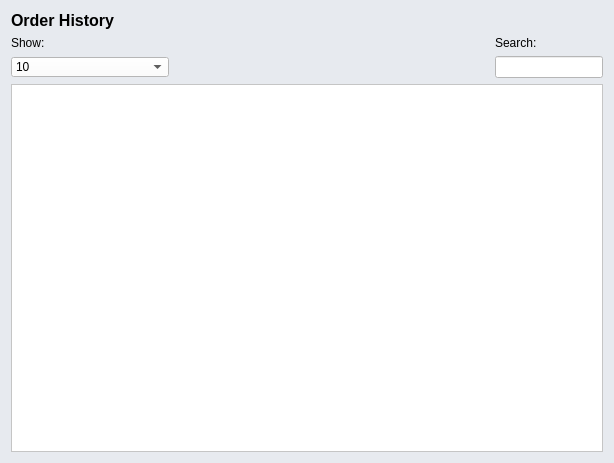
<?xml version="1.0" encoding="UTF-8"?>
<ui version="4.0">
 <class>catalogWidget</class>
 <widget class="QWidget" name="catalogWidget">
  <property name="geometry">
   <rect>
    <x>0</x>
    <y>0</y>
    <width>614</width>
    <height>463</height>
   </rect>
  </property>
  <property name="windowTitle">
   <string>Form</string>
  </property>
  <property name="styleSheet">
   <string notr="true">background-color: rgb(231, 234, 239);</string>
  </property>
  <layout class="QGridLayout" name="gridLayout">
   <item row="1" column="0">
    <widget class="QLabel" name="showLbl">
     <property name="text">
      <string>Show:</string>
     </property>
    </widget>
   </item>
   <item row="1" column="2">
    <widget class="QLabel" name="label">
     <property name="sizePolicy">
      <sizepolicy hsizetype="Fixed" vsizetype="Fixed">
       <horstretch>0</horstretch>
       <verstretch>0</verstretch>
      </sizepolicy>
     </property>
     <property name="text">
      <string>Search:</string>
     </property>
    </widget>
   </item>
   <item row="4" column="0" colspan="3">
    <widget class="QTableView" name="catalogTable">
     <property name="styleSheet">
      <string notr="true">alternate-background-color: rgb(241, 241, 241);
background-color: rgb(255, 255, 255);</string>
     </property>
     <property name="sizeAdjustPolicy">
      <enum>QAbstractScrollArea::AdjustToContents</enum>
     </property>
     <property name="sortingEnabled">
      <bool>true</bool>
     </property>
     <attribute name="horizontalHeaderCascadingSectionResizes">
      <bool>true</bool>
     </attribute>
     <attribute name="verticalHeaderVisible">
      <bool>false</bool>
     </attribute>
    </widget>
   </item>
   <item row="3" column="0">
    <widget class="QComboBox" name="showCombo">
     <property name="sizePolicy">
      <sizepolicy hsizetype="Preferred" vsizetype="Fixed">
       <horstretch>0</horstretch>
       <verstretch>0</verstretch>
      </sizepolicy>
     </property>
     <property name="minimumSize">
      <size>
       <width>81</width>
       <height>20</height>
      </size>
     </property>
     <property name="maximumSize">
      <size>
       <width>158</width>
       <height>20</height>
      </size>
     </property>
     <property name="styleSheet">
      <string notr="true">background-color: rgb(255, 255, 255);</string>
     </property>
     <item>
      <property name="text">
       <string>10</string>
      </property>
     </item>
     <item>
      <property name="text">
       <string>25</string>
      </property>
     </item>
     <item>
      <property name="text">
       <string>50</string>
      </property>
     </item>
     <item>
      <property name="text">
       <string>100</string>
      </property>
     </item>
    </widget>
   </item>
   <item row="3" column="2">
    <widget class="QLineEdit" name="lineEdit">
     <property name="sizePolicy">
      <sizepolicy hsizetype="Fixed" vsizetype="Fixed">
       <horstretch>0</horstretch>
       <verstretch>0</verstretch>
      </sizepolicy>
     </property>
     <property name="styleSheet">
      <string notr="true">background-color: rgb(255, 255, 255);</string>
     </property>
    </widget>
   </item>
   <item row="0" column="0">
    <widget class="QLabel" name="label_2">
     <property name="text">
      <string>&lt;html&gt;&lt;head/&gt;&lt;body&gt;&lt;p&gt;&lt;span style=&quot; font-size:12pt; font-weight:600;&quot;&gt;Order History&lt;/span&gt;&lt;/p&gt;&lt;/body&gt;&lt;/html&gt;</string>
     </property>
    </widget>
   </item>
  </layout>
 </widget>
 <resources/>
 <connections/>
</ui>
